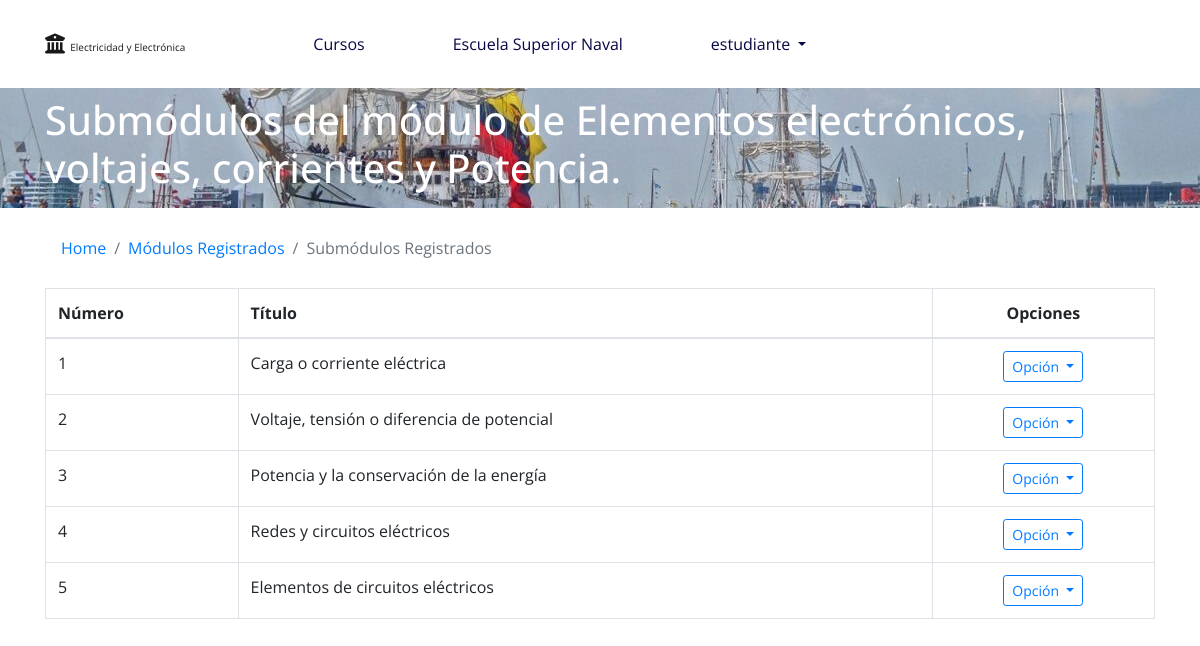
/curso/submodulo/registros/1/ (signed in), run on the app's committed database.
### curso/models.py (models this page shows, shortened)
class Modulo(models.Model):
    numero = models.IntegerField(verbose_name='Numero del Módulo')
    titulo = models.CharField(verbose_name='Título', max_length=200, blank=False, null=False)
    curso = models.ForeignKey(Curso, verbose_name="Curso", on_delete=models.CASCADE)
    class Meta:
        verbose_name = 'Módulo'
        verbose_name_plural = 'Módulos'
        ordering = ('numero',)

class SubModulo(models.Model):
    numero = models.IntegerField(verbose_name='Número SubMódulo', default=1)
    titulo = models.CharField(verbose_name='Título', max_length=200, unique=True)
    contenido = RichTextUploadingField(config_name='config_ckeditor', verbose_name='Contenido', max_length=10000)
    modulo = models.ForeignKey(Modulo, verbose_name="Seleccione el Módulo al que pertenece", on_delete=models.CASCADE)
    class Meta:
        verbose_name = 'SubMódulo'
        verbose_name_plural = 'SubMódulos'
        ordering = ('numero',)

### curso/views.py (the view)
# urls.py: re_path(r'^submodulo/registros/(?P<modulo_id>[0-9]+)/$', registro_submodulos),
@login_required(login_url='/login/')
def registro_submodulos(request, modulo_id):
    data = {}
    data['user'] = request.user
    data['modulo'] = Modulo.objects.get(id = modulo_id)
    data['submodulos'] = SubModulo.objects.filter(modulo = data['modulo'])
    return render(request, 'curso/admin/listar_submodulo.html', data)

### templates/curso/admin/listar_submodulo.html (shortened to what this page needs)
{% extends 'base-public.html' %}
{% block head %}
    <link rel="stylesheet" href="https://cdn.datatables.net/1.10.19/css/dataTables.bootstrap4.min.css">
{% endblock %}
{% block container %}
    <nav id="nav-foto" class="navbar undercontainer">
        <div class="container">
            <h1 class="h1 text-white">
                {% if eval %}Seleccione el submódulo para registrar los enunciados de la evaluación{% else %}Submódulos del módulo de {{ modulo.titulo }}{% endif %}
            </h1>
        </div>
    </nav>
    <div class="container mt-3 mb-5">
        <nav aria-label="breadcrumb">
          <ol class="breadcrumb bg-white">
              <li class="breadcrumb-item"><a href="/">Home</a></li>
              {% if eval %}
                  <li class="breadcrumb-item"><a href="/evaluacion/modulos/{{ modulo.curso.id }}/">Módulos Registrados</a></li>
              {% else %}
                  <li class="breadcrumb-item"><a href="/curso/modulo/registros/{{ modulo.curso.id }}/">Módulos Registrados</a></li>
              {% endif %}
              <li class="breadcrumb-item active" aria-current="page">Submódulos Registrados</li>
          </ol>
        </nav>
        <div class="row">
            <div class="col-12 table-responsive">
                <table class="table table-bordered table-hover display" id="tb_submodulos">
                    <thead>
                        <th>
                            Número
                        </th>
                        <th>
                            Título
                        </th>
                        <th class="text-center">
                            Opciones
                        </th>
                    </thead>
                    <tbody>
                        {% for submodulo in submodulos %}
                            <tr>
                                <td>
                                    {{ submodulo.numero }}
                                </td>
                                <td>
                                    {{ submodulo.titulo }}
                                </td>
                                <td class="text-center">
                                    {% if eval %}
                                        <div class="dropdown">
                                            <button class="btn btn-outline-primary btn-sm dropdown-toggle" type="button" id="btn_opcion" data-toggle="dropdown" aria-haspopup="true" aria-expanded="false">
                                                Opción
                                            </button>
                                            <div class="dropdown-menu" aria-labelledby="btn_opcion">
                                                {% if submodulo.count_enunciado > 0 %}
                                                    <a href="/evaluacion/registros/enunciado/{{ submodulo.id }}/" class="dropdown-item">
                                                        Enunciados Registrados
                                                    </a>
                                                {% endif %}
                                                <a href="/evaluacion/agregar/enunciado/{{ submodulo.id }}/" class="dropdown-item">
                                                    Agregar Enunciado
                                                </a>
                                            </div>
                                        </div>
                                    {% else %}
                                        <div class="dropdown">
                                            <button class="btn btn-outline-primary btn-sm dropdown-toggle" type="button" id="btn_opcion" data-toggle="dropdown" aria-haspopup="true" aria-expanded="false">
                                                Opción
                                            </button>
                                        </div>
                                    {% endif %}
                                </td>
                            </tr>
                        {% endfor %}
                    </tbody>
                </table>
            </div>
        </div>
    </div>
{% endblock %}

### templates/base-public.html (shortened to what this page needs)
<!DOCTYPE html>
<html lang="es-ec">
<head>
    <link rel="stylesheet" href="https://stackpath.bootstrapcdn.com/bootstrap/4.3.1/css/bootstrap.min.css"
>
    <link rel="stylesheet"
        href="https://cdn.jsdelivr.net/npm/bootstrap-select@1.13.9/dist/css/bootstrap-select.min.css">
    <link rel="stylesheet" href="/static/css/home.css">
    {% block head %}
    {% endblock %}
</head>
<body>
<nav class="navbar navbar-fixed-top navbar-expand-lg navbar-light pt-md-4 pmd-navbar mb-lg-3 nav-md-justified"
        role="navigation">
        <div class="container">
            <a id="logo1" href="/" class="navbar-brand mr-md-5">
                <i class="fa fa-university"></i>
                <span style="font-size: 10px;">Electricidad y Electrónica</span>
            </a>
            <div class="collapse navbar-collapse" id="menu">
                <ul class="navbar-nav">
                    <li class="nav-item px-lg-4 ml-lg-5">
                        <a style="color: rgb(7, 7, 70);" href="/" class="nav-link">
                            Cursos
                        </a>
                    </li>
                    <li class="nav-item px-lg-4 ml-lg-4">
                        <a style="color: rgb(7, 7, 70);" href="http://186.3.65.147:8069/page/homepage" class="nav-link">
                            Escuela Superior Naval
                        </a>
                    </li>
                    <li class="nav-item dropdown pmd-dropdown px-lg-4 ml-lg-4">
                        <a style="color: rgb(7, 7, 70);" href="#" class="nav-link dropdown-toggle"
                            data-toggle="dropdown" id="navbardrop" data-slidebar="true" role="button"
                            aria-haspopup="true" aria-expanded="false">
                            {{ user.username }}
                        </a>
                    </li>
                </ul>
            </div>
        </div>
    </nav>
        {% block container %}
        {% endblock %}
</body>
</html>

### static/css/home.css (style rules this page uses)
#nav-foto { background-image: url('/static/media/fondo-nav-naval.jpg'); }

### templates/base-public.html (style rules this page uses)
body { font-family: 'Open Sans', sans-serif; }

### data on the page
Modulo: titulo "Elementos electrónicos, voltajes, corrientes y Potencia."
SubModulo: numero "1", titulo "Carga o corriente eléctrica"
SubModulo: numero "2", titulo "Voltaje, tensión o diferencia de potencial"
SubModulo: numero "3", titulo "Potencia y la conservación de la energía"
SubModulo: numero "4", titulo "Redes y circuitos eléctricos"
SubModulo: numero "5", titulo "Elementos de circuitos eléctricos"

### other printed values
{{ user.username }} "estudiante"
